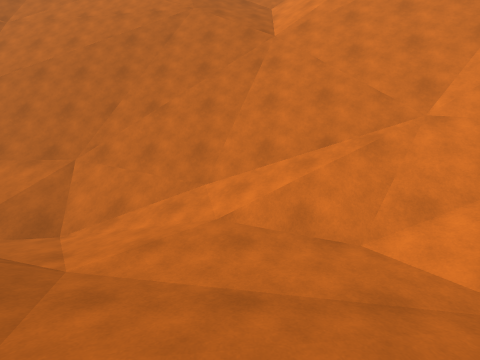
View 1 (above)

13 first-person views from a walk through a Unity game level. The camera is 1.3 m above the floor, looks level and sees 90° across. The floor is counted in squares, 2 m on a side. Each view is taken from the middle of a square. On the plan, view 1 faces up. The plan holds only what a view shows up to about 9 squares ahead; the rest is blank. The place goes on beyond the plan. The player is left out. Some animated figures are left out.

View 2
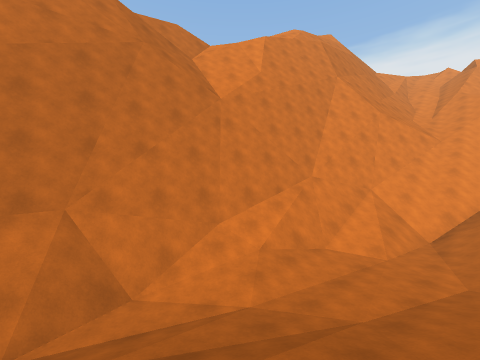

View 3
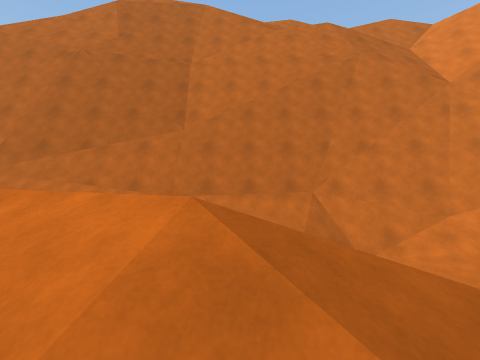

View 4
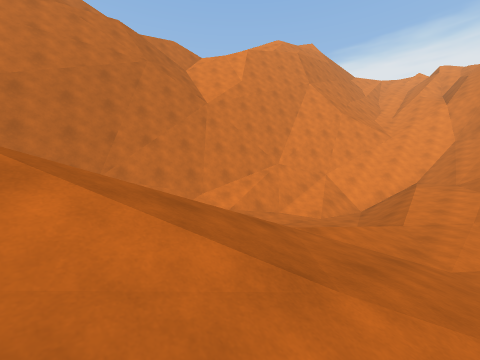

View 5
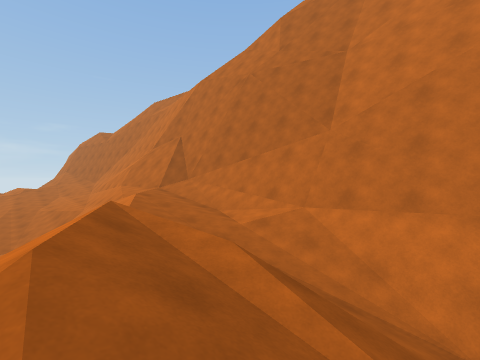

View 6
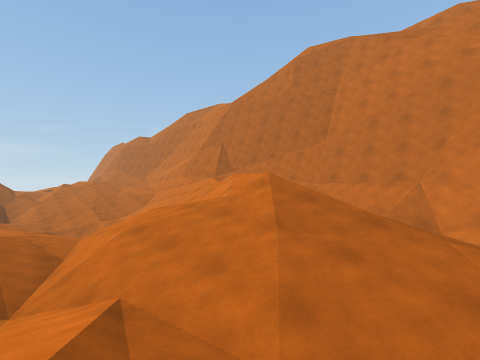

View 7
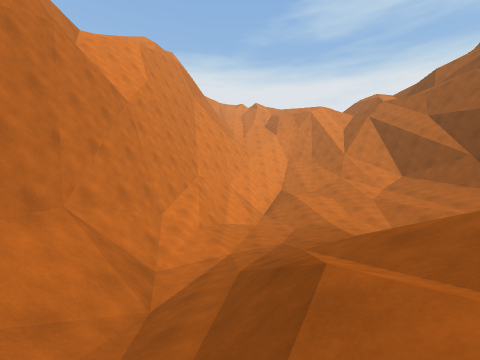

View 8
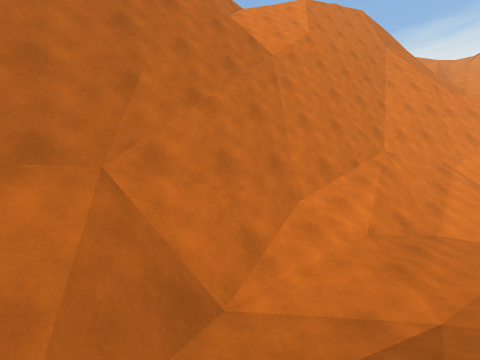

View 9
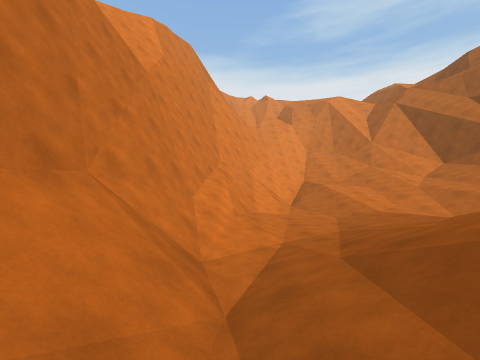

View 10
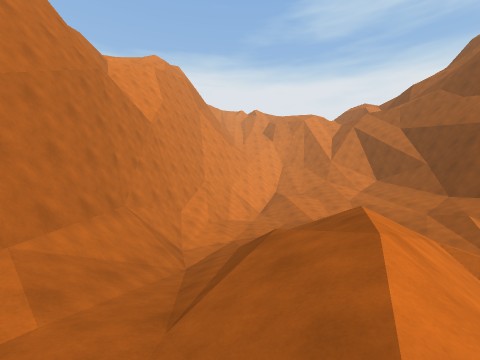

View 11
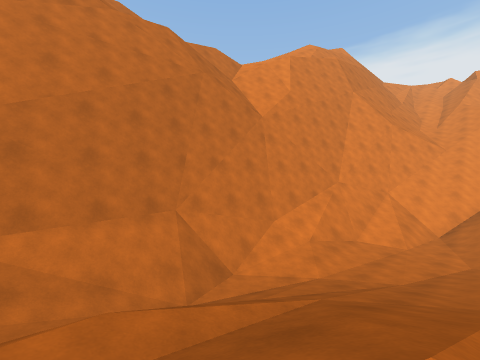

View 12
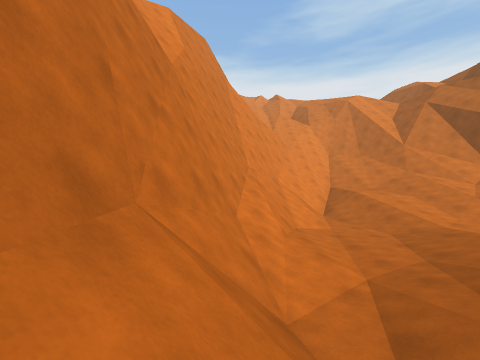

View 13
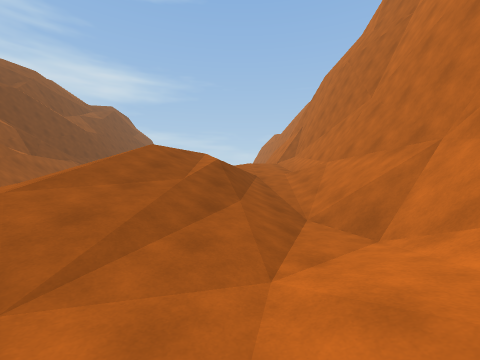

### Floor plan
Key: @ floor where view 1 was taken; # wall or solid block; . main floor; : floor 0.75 m higher than the main floor; - floor 0.75 m lower than the main floor; _ floor 1.5 m lower than the main floor; + floor 1.5 m higher than the main floor; * floor 2.5 m higher than the main floor; % floor 13.5 m higher than the main floor; & floor 14.5 m higher than the main floor; $ floor 15.25 m higher than the main floor; / step, stairs or slope; = window, fence, low wall or low ledge; ^ raised ledge; v drop or lower ground.
Columns run from 16 left of view 1 to 8 right of it. Each row starts with its distance up from view 1.
  8       vvvvvv&%  ==#$
  7        vvvvvvvvvvvvvv
  6               v=vvvvvv
  5     =^^^^^^^^^^^^^   vv
  4    ==////////=====#^^  ^
  3   ////*++/://../===/#^^=
  2  /// //////////...////==#
  1 //    /////////....//////
  0 __      ////////@.///////
 -1          ///////..::++//
 -2        ////////..///////
 -3      //-////..///////
 -4      -///////////////
 -5         /=    ///////
 -6        //      ^^^=#
 -7        =          ^

Positions as (right, up) in squares from view 1, and headings:
1: (0, 0), facing up
2: (-4, 0), facing up-right
3: (-5, -1), facing up
4: (-5, -2), facing up-right
5: (-4, 0), facing up-left
6: (-2, -4), facing up-left
7: (-7, 2), facing right
8: (-4, 2), facing up-right
9: (-6, 3), facing right
10: (-9, 2), facing right
11: (-6, 0), facing up-right
12: (-5, 4), facing right
13: (0, 2), facing left
